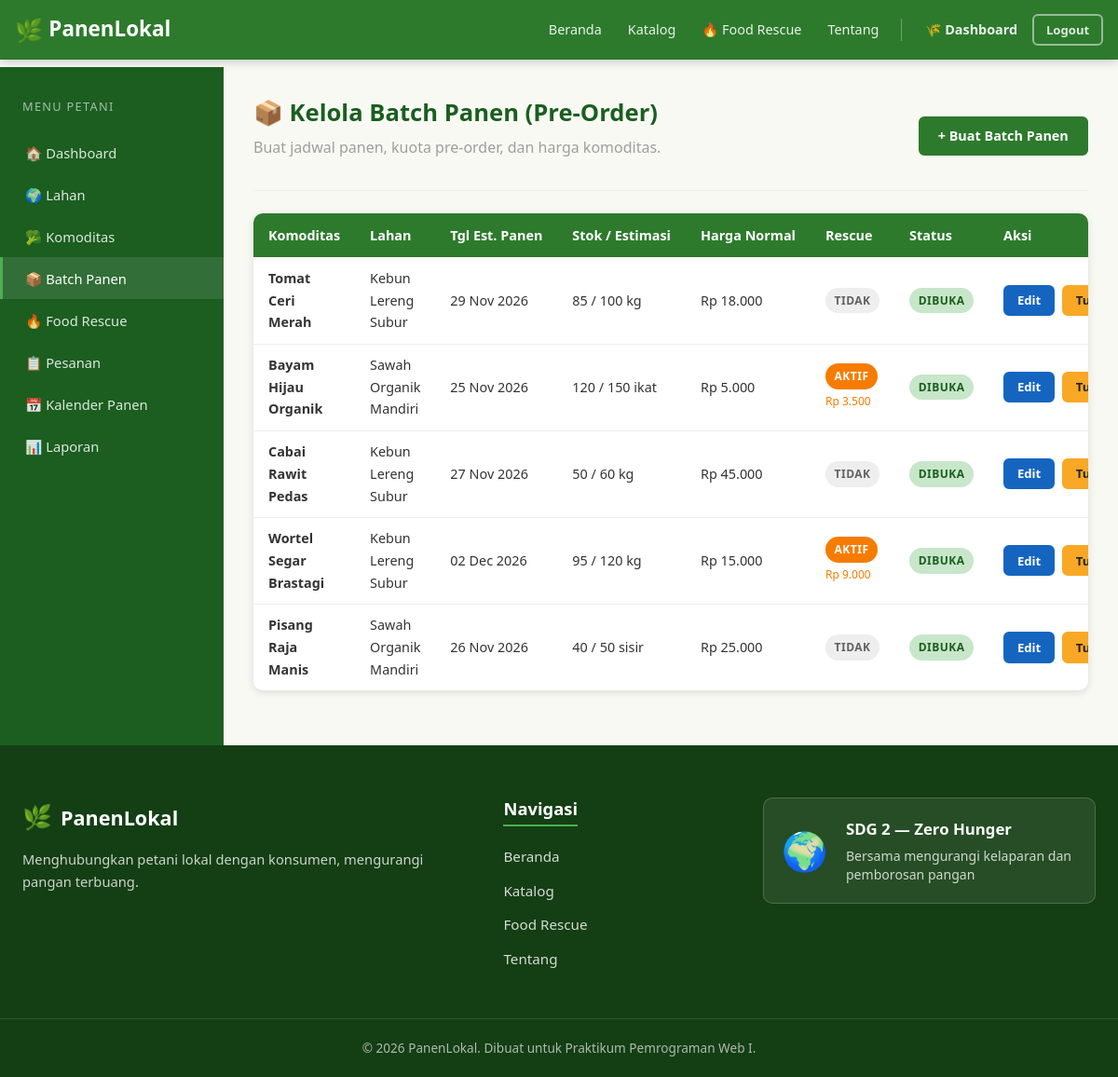
Screenshot of /petani/batch_panen.php (signed in) with the database file from the repository.
### tables this page shows
CREATE TABLE IF NOT EXISTS harvest_batches (
    id BIGINT UNSIGNED AUTO_INCREMENT PRIMARY KEY,
    commodity_id BIGINT UNSIGNED NOT NULL,
    land_id BIGINT UNSIGNED NULL,
    tanggal_estimasi_panen DATE NOT NULL,
    estimasi_jumlah DECIMAL(10,2) NOT NULL,
    stok_tersedia DECIMAL(10,2) NOT NULL,
    harga_normal DECIMAL(12,2) NOT NULL,
    rescue_aktif TINYINT(1) NOT NULL DEFAULT 0,
    harga_rescue DECIMAL(12,2) NULL,
    batas_rescue DATETIME NULL,
    status_batch ENUM('dibuka','siap_panen','habis','ditutup','dibatalkan') NOT NULL DEFAULT 'dibuka',
    created_at TIMESTAMP NOT NULL DEFAULT CURRENT_TIMESTAMP,
    updated_at TIMESTAMP NOT NULL DEFAULT CURRENT_TIMESTAMP ON UPDATE CURRENT_TIMESTAMP,
    INDEX idx_batches_commodity (commodity_id),
    INDEX idx_batches_land (land_id),
    INDEX idx_batches_status_date (status_batch, tanggal_estimasi_panen),
    INDEX idx_batches_rescue (rescue_aktif, batas_rescue),
    CONSTRAINT fk_batches_commodity FOREIGN KEY (commodity_id) REFERENCES commodities(id) ON UPDATE CASCADE ON DELETE RESTRICT,
    CONSTRAINT fk_batches_land FOREIGN KEY (land_id) REFERENCES lands(id) ON UPDATE CASCADE ON DELETE SET NULL
);

CREATE TABLE IF NOT EXISTS commodities (
    id BIGINT UNSIGNED AUTO_INCREMENT PRIMARY KEY,
    farmer_id BIGINT UNSIGNED NOT NULL,
    nama VARCHAR(120) NOT NULL,
    kategori VARCHAR(60) NOT NULL,
    deskripsi TEXT NULL,
    satuan VARCHAR(20) NOT NULL DEFAULT 'kg',
    gambar VARCHAR(255) NULL,
    status_komoditas ENUM('aktif','nonaktif') NOT NULL DEFAULT 'aktif',
    created_at TIMESTAMP NOT NULL DEFAULT CURRENT_TIMESTAMP,
    updated_at TIMESTAMP NOT NULL DEFAULT CURRENT_TIMESTAMP ON UPDATE CURRENT_TIMESTAMP,
    INDEX idx_commodities_farmer (farmer_id),
    INDEX idx_commodities_status (status_komoditas),
    CONSTRAINT fk_commodities_farmer FOREIGN KEY (farmer_id) REFERENCES farmer_profiles(id) ON UPDATE CASCADE ON DELETE RESTRICT
);

CREATE TABLE IF NOT EXISTS lands (
    id BIGINT UNSIGNED AUTO_INCREMENT PRIMARY KEY,
    farmer_id BIGINT UNSIGNED NOT NULL,
    nama_lahan VARCHAR(120) NOT NULL,
    lokasi TEXT NOT NULL,
    luas_m2 DECIMAL(10,2) NULL,
    keterangan TEXT NULL,
    created_at TIMESTAMP NOT NULL DEFAULT CURRENT_TIMESTAMP,
    INDEX idx_lands_farmer (farmer_id),
    CONSTRAINT fk_lands_farmer FOREIGN KEY (farmer_id) REFERENCES farmer_profiles(id) ON UPDATE CASCADE ON DELETE RESTRICT
);

### includes/functions.php (called while the page is built, shortened)
<?php
function format_rupiah($angka) {
    return 'Rp ' . number_format((float)$angka, 0, ',', '.');
}
function sanitize($str) {
    return htmlspecialchars((string)$str, ENT_QUOTES, 'UTF-8');
}
function format_tanggal($tanggal, $format = 'd M Y') {
    return date($format, strtotime($tanggal));
}
?>

### petani/batch_panen.php (the view, shortened to what this page needs)
<?php
require_once __DIR__ . '/../config/koneksi.php';
require_once __DIR__ . '/../includes/functions.php';
$stmt = $conn->prepare("SELECT id FROM farmer_profiles WHERE user_id = ?");
$stmt->bind_param("i", $_SESSION['user_id']);
$stmt->execute();
$fp = $stmt->get_result()->fetch_assoc();
$farmer_id = $fp['id'] ?? 0;
$sql = "
    SELECT hb.*, c.nama AS komoditas, c.satuan, l.nama_lahan
    FROM harvest_batches hb
    JOIN commodities c ON c.id = hb.commodity_id
    LEFT JOIN lands l ON l.id = hb.land_id
    WHERE c.farmer_id = ?
    ORDER BY hb.created_at DESC
";
$b_list = $conn->prepare($sql);
$b_list->bind_param("i", $farmer_id);
$b_list->execute();
$batches = $b_list->get_result();
require_once __DIR__ . '/../includes/header.php';
require_once __DIR__ . '/../includes/navbar.php';
?>
<div class="dashboard-layout">
  <aside class="sidebar">
    <div class="sidebar-title">Menu Petani</div>
    <ul class="sidebar-menu">
      <li><a href="<?= BASE_URL ?>/petani/index.php">🏠 Dashboard</a></li>
      <li><a href="<?= BASE_URL ?>/petani/lahan.php">🌍 Lahan</a></li>
      <li><a href="<?= BASE_URL ?>/petani/komoditas.php">🥦 Komoditas</a></li>
      <li><a href="<?= BASE_URL ?>/petani/batch_panen.php" class="active">📦 Batch Panen</a></li>
      <li><a href="<?= BASE_URL ?>/petani/kelola_rescue.php">🔥 Food Rescue</a></li>
      <li><a href="<?= BASE_URL ?>/petani/pesanan.php">📋 Pesanan</a></li>
      <li><a href="<?= BASE_URL ?>/petani/kalender_panen.php">📅 Kalender Panen</a></li>
      <li><a href="<?= BASE_URL ?>/petani/laporan.php">📊 Laporan</a></li>
    </ul>
  </aside>
  <main class="dashboard-main">
    <div class="dashboard-header" style="display:flex; justify-content:space-between; align-items:center;">
      <div>
        <h1>📦 Kelola Batch Panen (Pre-Order)</h1>
        <p class="text-muted">Buat jadwal panen, kuota pre-order, dan harga komoditas.</p>
      </div>
      <a href="<?= BASE_URL ?>/petani/tambah_batch.php" class="btn btn-primary">+ Buat Batch Panen</a>
    </div>
    <div class="table-card">
      <table>
        <thead>
          <tr>
            <th>Komoditas</th>
            <th>Lahan</th>
            <th>Tgl Est. Panen</th>
            <th>Stok / Estimasi</th>
            <th>Harga Normal</th>
            <th>Rescue</th>
            <th>Status</th>
            <th>Aksi</th>
          </tr>
        </thead>
        <tbody>
        <?php if ($batches->num_rows > 0): ?>
          <?php while ($b = $batches->fetch_assoc()): ?>
          <tr>
            <td><strong><?= sanitize($b['komoditas']) ?></strong></td>
            <td><?= sanitize($b['nama_lahan'] ?: '-') ?></td>
            <td><?= format_tanggal($b['tanggal_estimasi_panen']) ?></td>
            <td><?= (float)$b['stok_tersedia'] ?> / <?= (float)$b['estimasi_jumlah'] ?> <?= sanitize($b['satuan']) ?></td>
            <td><?= format_rupiah($b['harga_normal']) ?></td>
            <td>
              <?php if ($b['rescue_aktif']): ?>
                <span class="badge badge-rescue">Aktif</span><br>
                <small class="text-orange"><?= format_rupiah($b['harga_rescue']) ?></small>
              <?php else: ?>
                <span class="badge badge-secondary">Tidak</span>
              <?php endif; ?>
            </td>
            <td>
              <span class="badge <?= $b['status_batch'] === 'dibuka' ? 'badge-success' : 'badge-danger' ?>">
                <?= ucfirst($b['status_batch']) ?>
              </span>
            </td>
            <td>
              <div class="d-flex gap-1">
                <a href="<?= BASE_URL ?>/petani/edit_batch.php?id=<?= $b['id'] ?>" class="btn btn-sm btn-info">Edit</a>
                <a href="?action=toggle&id=<?= $b['id'] ?>" class="btn btn-sm <?= $b['status_batch'] === 'dibuka' ? 'btn-warning' : 'btn-success' ?>">
                  <?= $b['status_batch'] === 'dibuka' ? 'Tutup' : 'Buka' ?>
                </a>
              </div>
            </td>
          </tr>
          <?php endwhile; ?>
        <?php else: ?>
          <tr><td colspan="8" class="text-center text-muted">Belum ada batch panen. Silakan buat batch baru.</td></tr>
        <?php endif; ?>
        </tbody>
      </table>
    </div>
  </main>
</div>
<?php require_once __DIR__ . '/../includes/footer.php'; ?>

### assets/css/style.css (style rules this page uses)
*, *::before, *::after { box-sizing: border-box; margin: 0; padding: 0; }
:root { --green-dark: #1b5e20; --green-main: #2d7a2d; --green-mid: #388e3c; --green-light: #4caf50; --green-pale: #c8e6c9; --green-bg: #f1f8f1; --orange: #f57c00; --orange-light: #ffe0b2; --red: #c62828; --red-light: #ffebee; --blue: #1565c0; --blue-light: #e3f2fd; --yellow: #f9a825; --yellow-light: #fff9c4; --cream: #f9f9f4; --white: #ffffff; --gray-100: #f5f5f5; --gray-200: #eeeeee; --gray-300: #e0e0e0; --gray-500: #9e9e9e; --gray-700: #616161; --gray-900: #212121; --text: #333333; --shadow: 0 2px 8px rgba(0,0,0,.12); --shadow-lg: 0 4px 20px rgba(0,0,0,.18); --radius: 10px; --radius-sm: 6px; --transition: .25s ease; }
html { font-size: 16px; scroll-behavior: smooth; }
body { font-family: 'Segoe UI', system-ui, -apple-system, sans-serif; color: var(--text); background: var(--cream); line-height: 1.65; min-height: 100vh; display: flex; flex-direction: column; }
a { color: var(--green-main); text-decoration: none; transition: color var(--transition); }
h1,h2,h3,h4,h5,h6 { font-weight: 700; line-height: 1.3; color: var(--gray-900); margin-bottom: .5rem; }
h1 { font-size: 2.2rem; }
p { margin-bottom: 1rem; }
ul,ol { padding-left: 1.5rem; }
.btn { display: inline-block; padding: .55rem 1.2rem; border-radius: var(--radius-sm); font-size: .9rem; font-weight: 600; cursor: pointer; border: 2px solid transparent; transition: all var(--transition); text-align: center; text-decoration: none !important; line-height: 1.4; }
.btn-sm { padding: .35rem .8rem; font-size: .82rem; }
.btn-primary { background: var(--green-main); color: var(--white); border-color: var(--green-main); }
.btn-warning { background: var(--yellow); color: var(--gray-900); border-color: var(--yellow); }
.btn-info { background: var(--blue); color: var(--white); border-color: var(--blue); }
.badge { display: inline-block; padding: .25rem .6rem; border-radius: 20px; font-size: .75rem; font-weight: 700; text-transform: uppercase; letter-spacing: .04em; }
.badge-rescue { background: var(--orange); color: var(--white); }
.badge-success { background: var(--green-pale); color: var(--green-dark); }
.badge-secondary { background: var(--gray-200); color: var(--gray-700); }
table { width: 100%; border-collapse: collapse; font-size: .9rem; }
thead th { background: var(--green-main); color: var(--white); padding: .75rem 1rem; text-align: left; white-space: nowrap; }
tbody td { padding: .65rem 1rem; border-bottom: 1px solid var(--gray-200); vertical-align: middle; }
tbody tr:last-child td { border-bottom: none; }
.table-card { background: var(--white); border-radius: var(--radius); box-shadow: var(--shadow); overflow: hidden; }
.dashboard-layout { display: flex; min-height: calc(100vh - 72px); }
.sidebar { width: 240px; flex-shrink: 0; background: var(--green-dark); color: var(--white); padding: 1.5rem 0; position: sticky; top: 72px; height: calc(100vh - 72px); overflow-y: auto; }
.sidebar-title { padding: .5rem 1.5rem 1rem; font-size: .8rem; text-transform: uppercase; letter-spacing: .1em; opacity: .6; }
.sidebar-menu { list-style: none; padding: 0; margin: 0; }
.sidebar-menu li a { display: block; padding: .65rem 1.5rem; color: rgba(255,255,255,.85); transition: background var(--transition); font-size: .92rem; text-decoration: none !important; border-left: 3px solid transparent; }
.sidebar-menu li a:hover, .sidebar-menu li a.active { background: rgba(255,255,255,.1); color: var(--white); border-left-color: var(--green-light); }
.dashboard-main { flex: 1; padding: 2rem; min-width: 0; }
.dashboard-header { margin-bottom: 1.5rem; padding-bottom: 1rem; border-bottom: 1px solid var(--gray-200); }
.dashboard-header h1 { font-size: 1.6rem; color: var(--green-dark); }
.text-muted { color: var(--gray-500); }
.text-orange { color: var(--orange); }
.d-flex { display: flex; }
.gap-1 { gap: .5rem; }

### rows the page displays
harvest_batches: commodity.nama "Tomat Ceri Merah", land.nama_lahan "Kebun Lereng Subur", tanggal_estimasi_panen "29 Nov 2026", stok_tersedia "85", estimasi_jumlah "100", commodity.satuan "kg", harga_normal "Rp 18.000", rescue_aktif "TIDAK", status_batch "DIBUKA", shows "Tutup"
harvest_batches: commodity.nama "Bayam Hijau Organik", land.nama_lahan "Sawah Organik Mandiri", tanggal_estimasi_panen "25 Nov 2026", stok_tersedia "120", estimasi_jumlah "150", commodity.satuan "ikat", harga_normal "Rp 5.000", harga_rescue "Rp 3.500", status_batch "DIBUKA", shows "Tutup"
harvest_batches: commodity.nama "Cabai Rawit Pedas", land.nama_lahan "Kebun Lereng Subur", tanggal_estimasi_panen "27 Nov 2026", stok_tersedia "50", estimasi_jumlah "60", commodity.satuan "kg", harga_normal "Rp 45.000", rescue_aktif "TIDAK", status_batch "DIBUKA", shows "Tutup"
harvest_batches: commodity.nama "Wortel Segar Brastagi", land.nama_lahan "Kebun Lereng Subur", tanggal_estimasi_panen "02 Dec 2026", stok_tersedia "95", estimasi_jumlah "120", commodity.satuan "kg", harga_normal "Rp 15.000", harga_rescue "Rp 9.000", status_batch "DIBUKA", shows "Tutup"
harvest_batches: commodity.nama "Pisang Raja Manis", land.nama_lahan "Sawah Organik Mandiri", tanggal_estimasi_panen "26 Nov 2026", stok_tersedia "40", estimasi_jumlah "50", commodity.satuan "sisir", harga_normal "Rp 25.000", rescue_aktif "TIDAK", status_batch "DIBUKA", shows "Tutup"
